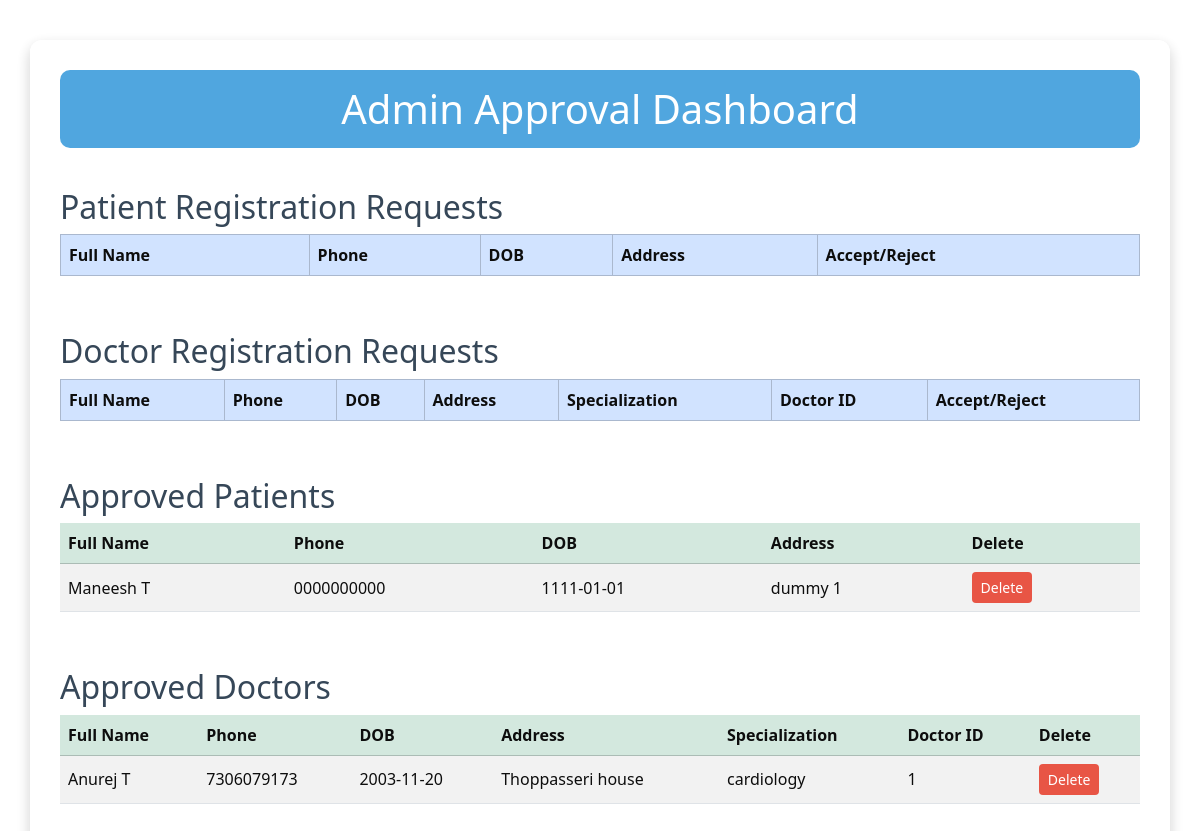
The app's page /adminlogged (signed in), older data.
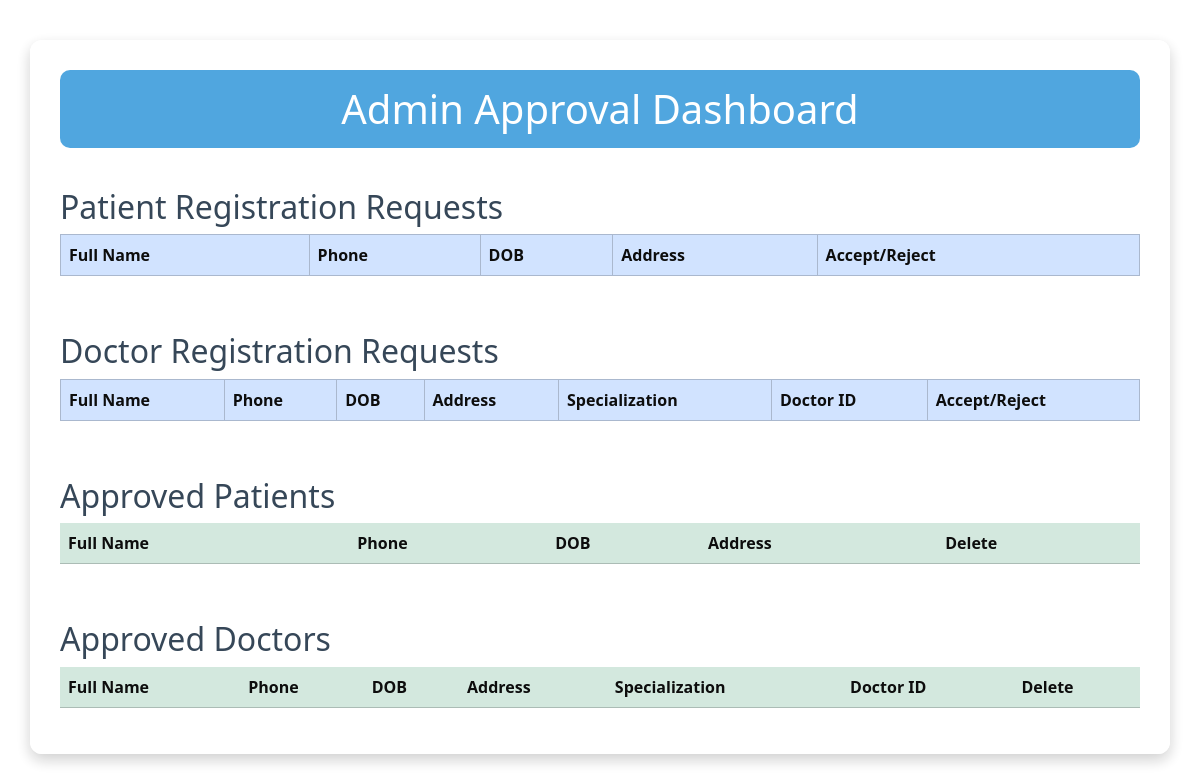
The same page, newer data.
### models.py (models this page shows)
class Patient(db.Model):
    id = db.Column(db.Integer, primary_key = True)
    full_name = db.Column(db.String())
    phone_no = db.Column(db.String())
    dob = db.Column(db.Date)
    address = db.Column(db.String())
    password = db.Column(db.String())
    is_approved = db.Column(db.Boolean(), default = False)

class Doctor(db.Model):
    id = db.Column(db.Integer, primary_key = True)
    full_name = db.Column(db.String())
    phone_no = db.Column(db.String())
    dob = db.Column(db.Date)
    address = db.Column(db.String())
    password = db.Column(db.String())
    doct_id = db.Column(db.String(), unique = True)
    specialization = db.Column(db.String())
    is_approved = db.Column(db.Boolean, default = False)

### app.py (the view)
@app.route('/adminlogged')
def admin_logged():
    if not session.get('admin_logged_in'):
        return redirect('logadmin')
    pending_patients = Patient.query.filter_by(is_approved = False).all()
    approved_patients = Patient.query.filter_by(is_approved = True).all()
    pending_doctors = Doctor.query.filter_by(is_approved = False).all()
    approved_doctors = Doctor.query.filter_by(is_approved = True).all()
    return render_template('adminlogged.html', doctors = pending_doctors, approved_doctors = approved_doctors, patients = pending_patients, approved_patients = approved_patients)

### templates/adminlogged.html (shortened to what this page needs)
<!DOCTYPE html>
<html lang="en">
<head>
    <link href="https://cdn.jsdelivr.net/npm/bootstrap@5.3.3/dist/css/bootstrap.min.css" rel="stylesheet">
</head>
<body>
    <div class="container dashboard-container">
        <h1>Admin Approval Dashboard</h1>
        <h2>Patient Registration Requests</h2>
        <div class="table-responsive">
            <table class="table table-bordered table-hover align-middle">
                <thead class="table-primary">
                    <tr>
                        <th>Full Name</th>
                        <th>Phone</th>
                        <th>DOB</th>
                        <th>Address</th>
                        <th>Accept/Reject</th>
                    </tr>
                </thead>
            </table>
        </div>
        <h2>Doctor Registration Requests</h2>
        <div class="table-responsive">
            <table class="table table-bordered table-hover align-middle">
                <thead class="table-primary">
                    <tr>
                        <th>Full Name</th>
                        <th>Phone</th>
                        <th>DOB</th>
                        <th>Address</th>
                        <th>Specialization</th>
                        <th>Doctor ID</th>
                        <th>Accept/Reject</th>
                    </tr>
                </thead>
            </table>
        </div>
        <h2>Approved Patients</h2>
        <div class="table-responsive">
            <table class="table table-striped align-middle">
                <thead class="table-success">
                    <tr>
                        <th>Full Name</th>
                        <th>Phone</th>
                        <th>DOB</th>
                        <th>Address</th>
                        <th>Delete</th>
                    </tr>
                </thead>
                <tbody>
                    {% for patient in approved_patients %}
                    <tr>
                        <td>{{ patient.full_name }}</td>
                        <td>{{ patient.phone_no }}</td>
                        <td>{{ patient.dob }}</td>
                        <td>{{ patient.address }}</td>
                        <td>
                            <form action="/delete_patient/{{ patient.id }}" method="POST" class="d-inline">
                                <button type="submit" class="btn btn-sm btn-delete" onclick="return confirm('Are you sure to delete?')">Delete</button>
                            </form>
                        </td>
                    </tr>
                    {% endfor %}
                </tbody>
            </table>
        </div>
        <h2>Approved Doctors</h2>
        <div class="table-responsive">
            <table class="table table-striped align-middle">
                <thead class="table-success">
                    <tr>
                        <th>Full Name</th>
                        <th>Phone</th>
                        <th>DOB</th>
                        <th>Address</th>
                        <th>Specialization</th>
                        <th>Doctor ID</th>
                        <th>Delete</th>
                    </tr>
                </thead>
                <tbody>
                    {% for doctor in approved_doctors %}
                    <tr>
                        <td>{{ doctor.full_name }}</td>
                        <td>{{ doctor.phone_no }}</td>
                        <td>{{ doctor.dob }}</td>
                        <td>{{ doctor.address }}</td>
                        <td>{{ doctor.specialization }}</td>
                        <td>{{ doctor.doct_id }}</td>
                        <td>
                            <form action="/delete_doctor/{{ doctor.id }}" method="POST" class="d-inline">
                                <button type="submit" class="btn btn-sm btn-delete" onclick="return confirm('Are you sure to delete?')">Delete</button>
                            </form>
                        </td>
                    </tr>
                    {% endfor %}
                </tbody>
            </table>
        </div>
    </div>
</body>
</html>

### templates/adminlogged.html (style rules this page uses)
body { background-image: url('https://images.pexels.com/photos/40568/medical-appointment-doctor-healthcare-40568.jpeg?auto=compress&cs=tinysrgb&dpr=2&h=1080&w=1920'); background-size: cover; background-position: center; background-repeat: no-repeat; background-attachment: fixed; opacity: 0.95; }
.dashboard-container { background-color: rgba(255, 255, 255, 0.95); border-radius: 12px; padding: 30px; margin-top: 40px; box-shadow: 0 6px 15px rgba(0,0,0,0.2); }
h1 { background-color: rgba(52, 152, 219, 0.9); color: white; text-align: center; padding: 15px; border-radius: 10px; margin-bottom: 30px; }
h2 { color: #2c3e50; margin-top: 40px; }
table { background-color: white; }

Row changes from the older to the newer data that the page shows:
removed Patient: full_name "Maneesh T", phone_no "0000000000", dob "1111-01-01", address "dummy 1"
removed Doctor: full_name "Anurej T", phone_no "7306079173", dob "2003-11-20", address "Thoppasseri house", specialization "cardiology", doct_id "1"
